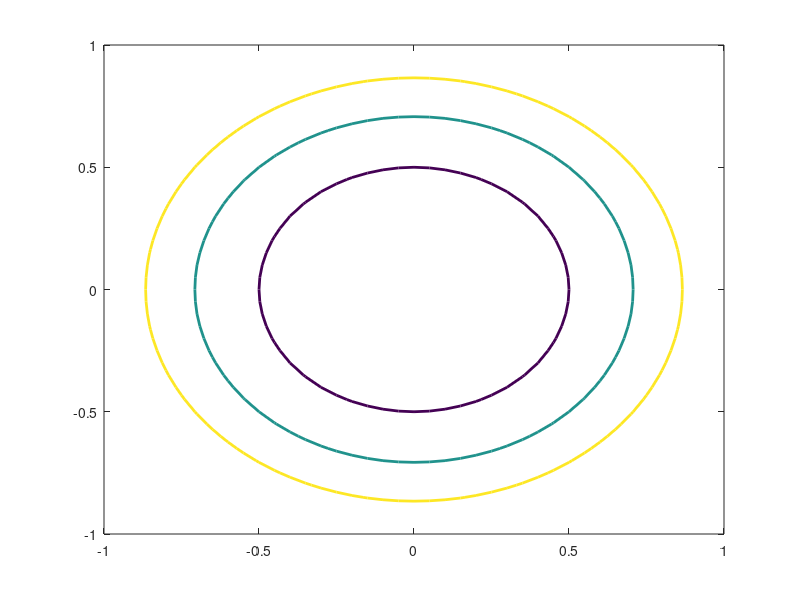

Reproduce this figure in MATLAB. (Note: this script raises an error after producing the figure.)
% Test: [C, H] = contour(X, Y, Z, levels, Name, Value).
% Verifies the contour matrix C, the contour handle H's properties, the
% parula(m) colormap matrix, and delete(H). Invariants hold in MATLAB too.

m = 41;
[xx, yy] = meshgrid(linspace(-1, 1, m));
zz = xx.^2 + yy.^2;             % level sets are circles of radius sqrt(level)
levels = [0.25 0.5 0.75];

[C, H] = contour(xx, yy, zz, levels, 'LineWidth', 2);

% --- Handle properties ---
assert(H.LineWidth == 2, 'LineWidth should be 2');
assert(strcmp(H.LineStyle, '-'), 'LineStyle should be -');
assert(isequal(H.LevelList, levels), 'LevelList should equal the levels');

% --- Contour matrix is well-formed: 2 rows, walkable headers ---
assert(size(C, 1) == 2, 'C must have 2 rows');
k = 1;
nlines = 0;
maxErr = 0;
while ( k < size(C, 2) )
    lvl = C(1, k);
    kl = C(2, k);
    assert(any(abs(lvl - levels) < 1e-9), 'header level must be in levels');
    v = k+1:k+kl;
    xv = C(1, v);
    yv = C(2, v);
    % Each vertex lies (approximately) on the circle x^2+y^2 = lvl.
    err = max(abs(xv.^2 + yv.^2 - lvl));
    maxErr = max(maxErr, err);
    nlines = nlines + 1;
    k = k + kl + 1;
end
assert(nlines > 0, 'expected at least one contour line');
assert(maxErr < 0.02, 'contour vertices should lie on the level set');

% --- parula(m) returns an m-by-3 colormap in [0,1] ---
cm = parula(8);
assert(isequal(size(cm), [8 3]), 'parula(8) should be 8x3');
assert(all(cm(:) >= 0 & cm(:) <= 1), 'colormap entries in [0,1]');

% --- delete(H) runs without error ---
delete(H);

disp('SUCCESS')
